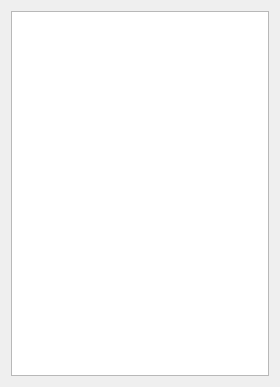
<?xml version="1.0" encoding="UTF-8"?>
<ui version="4.0">
 <class>BindWindow</class>
 <widget class="QWidget" name="BindWindow">
  <property name="geometry">
   <rect>
    <x>0</x>
    <y>0</y>
    <width>280</width>
    <height>387</height>
   </rect>
  </property>
  <property name="windowTitle">
   <string>Bind Window</string>
  </property>
  <layout class="QVBoxLayout" name="verticalLayout">
   <item>
    <widget class="QListWidget" name="listWidget"/>
   </item>
  </layout>
 </widget>
 <resources/>
 <connections/>
</ui>
